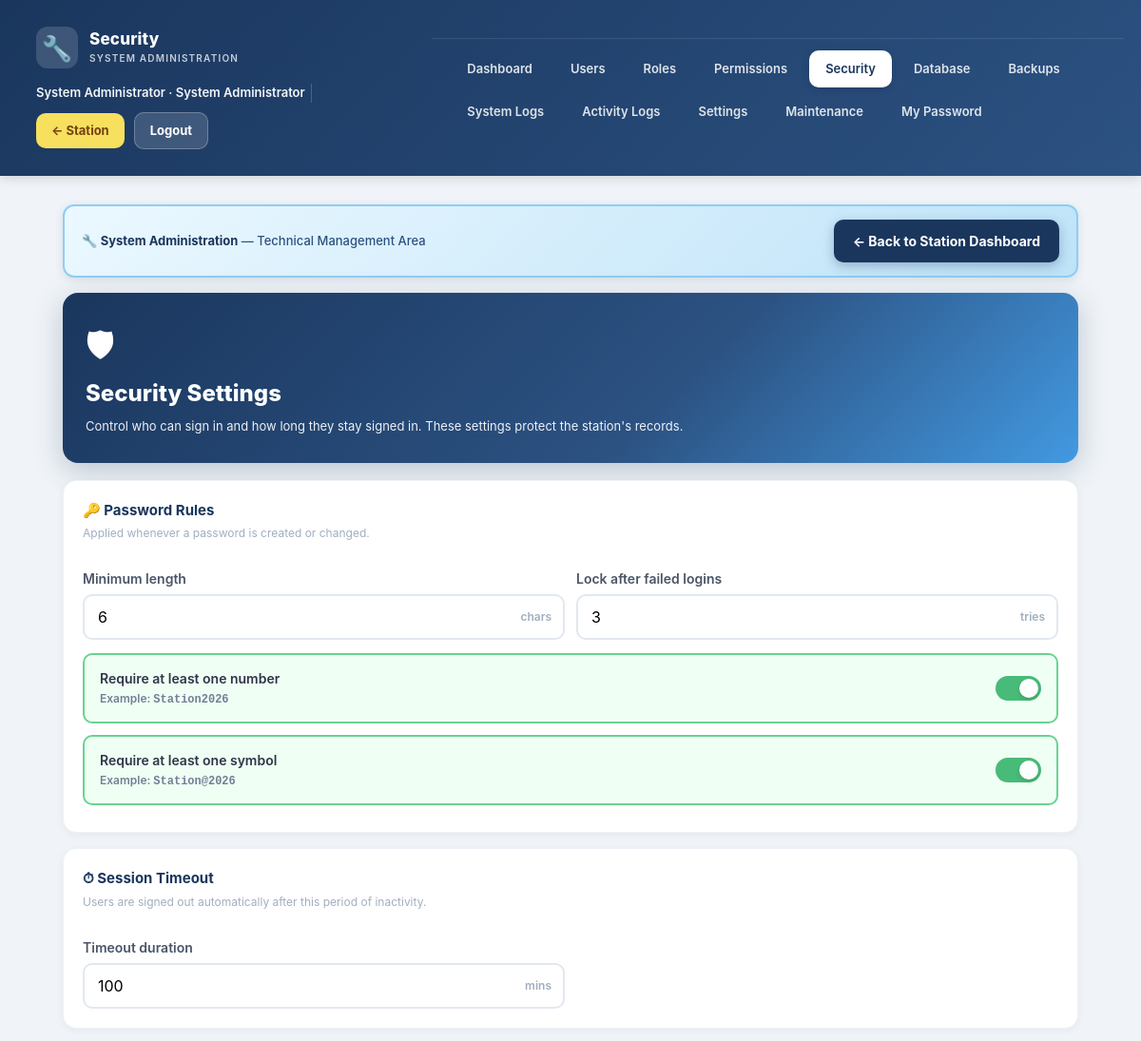
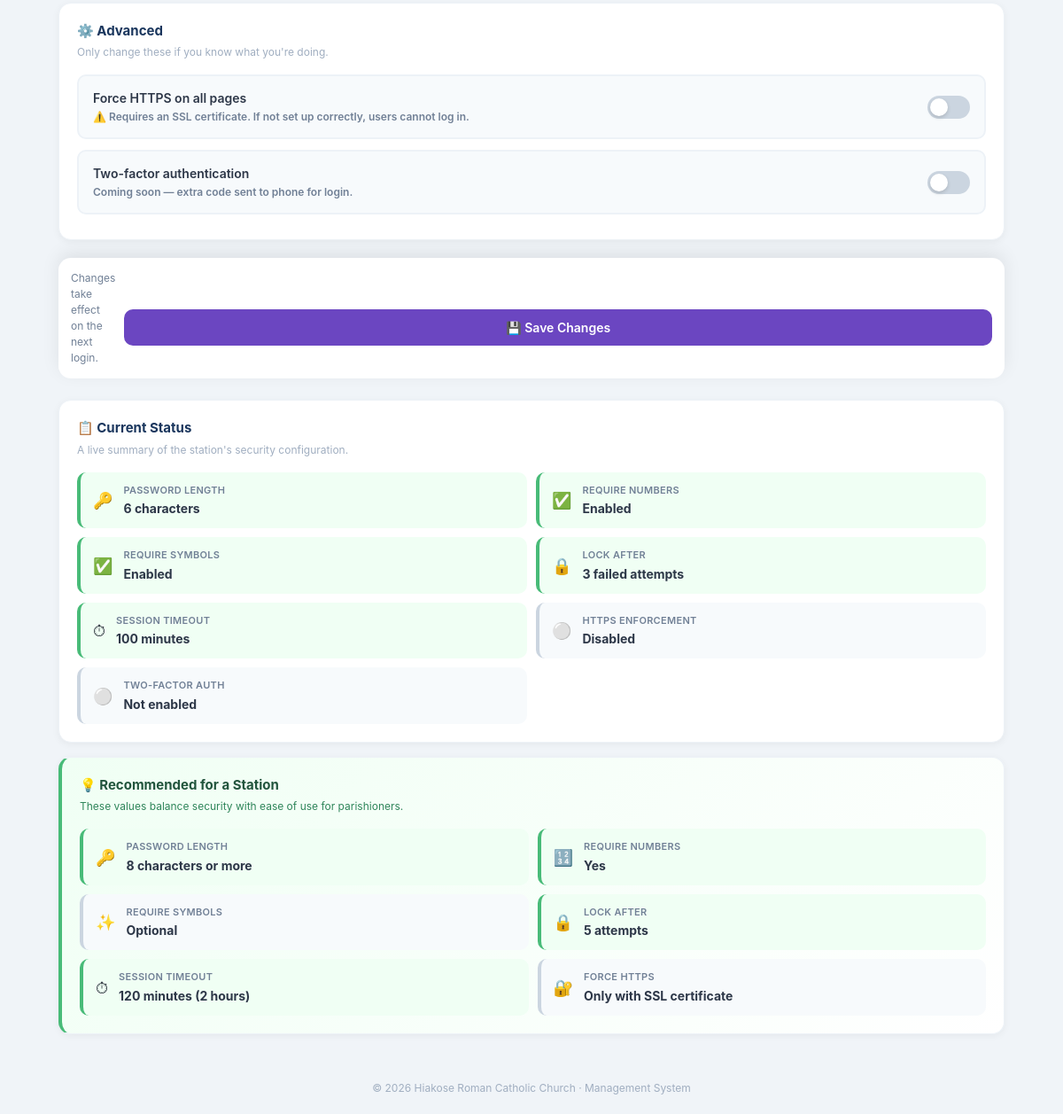
The app's page /admin/security.php (signed in) with its own data (2 pictures, top to bottom).
### tables this page shows
CREATE TABLE `security_settings` (
  `id` int(11) NOT NULL DEFAULT 1,
  `min_password_length` int(11) DEFAULT 6,
  `require_numbers` tinyint(4) DEFAULT 0,
  `require_symbols` tinyint(4) DEFAULT 0,
  `max_login_attempts` int(11) DEFAULT 5,
  `session_timeout_minutes` int(11) DEFAULT 120,
  `force_https` tinyint(4) DEFAULT 0,
  `two_factor_enabled` tinyint(4) DEFAULT 0,
  PRIMARY KEY (`id`)
);

CREATE TABLE `settings` (
  `id` int(11) NOT NULL DEFAULT 1,
  `church_name` varchar(150) DEFAULT 'Roman Catholic Church',
  `currency` varchar(10) DEFAULT 'GH₵',
  `timezone` varchar(60) DEFAULT 'Africa/Accra',
  `default_currency_code` varchar(10) DEFAULT 'GHS',
  PRIMARY KEY (`id`)
);

### config/database.php (called while the page is built, shortened)
<?php
$DB_HOST = 'localhost';
$DB_NAME = 'church_db';
$DB_USER = 'root';
$DB_PASS = '';
try {
    $pdo = new PDO(
        "mysql:host=$DB_HOST;dbname=$DB_NAME;charset=utf8mb4",
        $DB_USER,
        $DB_PASS,
        [
            PDO::ATTR_ERRMODE            => PDO::ERRMODE_EXCEPTION,
            PDO::ATTR_DEFAULT_FETCH_MODE => PDO::FETCH_ASSOC,
            PDO::ATTR_EMULATE_PREPARES   => false,
        ]
    );
} catch (PDOException $e) {
    die("Database connection failed: " . $e->getMessage());
}
$settings = $pdo->query("SELECT * FROM settings WHERE id=1")->fetch();
require_once __DIR__ . '/../includes/functions.php';

### includes/auth.php (called while the page is built, shortened)
<?php
require_once __DIR__ . '/../config/database.php';

### includes/functions.php (called while the page is built, shortened)
<?php
function e($s) { return htmlspecialchars($s ?? '', ENT_QUOTES, 'UTF-8'); }
    ?>

### admin/security.php (the view, shortened to what this page needs)
<?php
require_once __DIR__ . '/../includes/auth.php';
require_once __DIR__ . '/_layout.php';
$s = [];
try {
    $s = $pdo->query("SELECT * FROM security_settings WHERE id=1")->fetch();
} catch (PDOException $e) { $s = []; }
$minLen      = (int)$s['min_password_length'];
$maxTries    = (int)$s['max_login_attempts'];
$timeout     = (int)$s['session_timeout_minutes'];
$forceHttps  = !empty($s['force_https']);
$requireNums = !empty($s['require_numbers']);
$requireSyms = !empty($s['require_symbols']);
$twoFA       = !empty($s['two_factor_enabled']);
?>
<div class="sec-hero">
  <div class="shield">🛡</div>
  <h1>Security Settings</h1>
  <p>Control who can sign in and how long they stay signed in. These settings protect the station's records.</p>
</div>
<form method="post">
  <div class="sec-section">
    <h3>🔑 Password Rules</h3>
    <p class="subtitle">Applied whenever a password is created or changed.</p>
    <div class="grid grid-2">
      <div>
        <label>Minimum length</label>
        <div class="num-wrap">
          <input name="min_password_length" type="number" min="4" max="64"
                 value="<?= $minLen ?>">
          <span class="unit">chars</span>
        </div>
      </div>
      <div>
        <label>Lock after failed logins</label>
        <div class="num-wrap">
          <input name="max_login_attempts" type="number" min="3" max="20"
                 value="<?= $maxTries ?>">
          <span class="unit">tries</span>
        </div>
      </div>
    </div>
    <div style="margin-top:14px;">
      <label class="toggle-row <?= $requireNums ? 'active' : '' ?>">
        <div class="toggle-label">
          <div class="toggle-title">Require at least one number</div>
          <div class="toggle-hint">Example: <code>Station2026</code></div>
        </div>
        <span class="switch"></span>
      </label>
      <label class="toggle-row <?= $requireSyms ? 'active' : '' ?>">
        <div class="toggle-label">
          <div class="toggle-title">Require at least one symbol</div>
          <div class="toggle-hint">Example: <code>Station@2026</code></div>
        </div>
        <span class="switch"></span>
      </label>
    </div>
  </div>
  <div class="sec-section">
    <h3>⏱ Session Timeout</h3>
    <p class="subtitle">Users are signed out automatically after this period of inactivity.</p>
    <div class="grid grid-2">
      <div>
        <label>Timeout duration</label>
        <div class="num-wrap">
          <input name="session_timeout_minutes" type="number" min="15" max="1440"
                 value="<?= $timeout ?>">
          <span class="unit">mins</span>
        </div>
      </div>
    </div>
  </div>
  <div class="sec-section">
    <h3>⚙️ Advanced</h3>
    <p class="subtitle">Only change these if you know what you're doing.</p>
    <label class="toggle-row advanced <?= $forceHttps ? 'active' : '' ?>">
      <div class="toggle-label">
        <div class="toggle-title">Force HTTPS on all pages</div>
        <div class="toggle-hint">⚠️ Requires an SSL certificate. If not set up correctly, users cannot log in.</div>
      </div>
      <span class="switch"></span>
    </label>
    <label class="toggle-row advanced <?= $twoFA ? 'active' : '' ?>">
      <div class="toggle-label">
        <div class="toggle-title">Two-factor authentication</div>
        <div class="toggle-hint">Coming soon — extra code sent to phone for login.</div>
      </div>
      <span class="switch"></span>
    </label>
  </div>
  <div class="save-bar">
    <div class="status-note">Changes take effect on the next login.</div>
    <button class="btn-sm btn-primary" name="save" value="1"
            style="padding:12px 24px;font-size:14px;">
      💾 Save Changes
    </button>
  </div>
</form>
<div class="sec-section" style="margin-top:24px;">
  <h3>📋 Current Status</h3>
  <p class="subtitle">A live summary of the station's security configuration.</p>
  <div class="status-grid">
    <div class="status-item ok">
      <div class="ic">🔑</div>
      <div class="info">
        <div class="lbl">Password Length</div>
        <div class="val"><?= $minLen ?> characters</div>
      </div>
    </div>
    <div class="status-item <?= $requireNums ? 'ok' : 'off' ?>">
      <div class="ic"><?= $requireNums ? '✅' : '⚪' ?></div>
      <div class="info">
        <div class="lbl">Require Numbers</div>
        <div class="val"><?= $requireNums ? 'Enabled' : 'Not required' ?></div>
      </div>
    </div>
    <div class="status-item <?= $requireSyms ? 'ok' : 'off' ?>">
      <div class="ic"><?= $requireSyms ? '✅' : '⚪' ?></div>
      <div class="info">
        <div class="lbl">Require Symbols</div>
        <div class="val"><?= $requireSyms ? 'Enabled' : 'Not required' ?></div>
      </div>
    </div>
    <div class="status-item ok">
      <div class="ic">🔒</div>
      <div class="info">
        <div class="lbl">Lock After</div>
        <div class="val"><?= $maxTries ?> failed attempts</div>
      </div>
    </div>
    <div class="status-item ok">
      <div class="ic">⏱</div>
      <div class="info">
        <div class="lbl">Session Timeout</div>
        <div class="val"><?= $timeout ?> minutes</div>
      </div>
    </div>
    <div class="status-item <?= $forceHttps ? 'ok' : 'off' ?>">
      <div class="ic"><?= $forceHttps ? '🔐' : '⚪' ?></div>
      <div class="info">
        <div class="lbl">HTTPS Enforcement</div>
        <div class="val"><?= $forceHttps ? 'Enabled' : 'Disabled' ?></div>
      </div>
    </div>
    <div class="status-item <?= $twoFA ? 'ok' : 'off' ?>">
      <div class="ic"><?= $twoFA ? '📱' : '⚪' ?></div>
      <div class="info">
        <div class="lbl">Two-Factor Auth</div>
        <div class="val"><?= $twoFA ? 'Enabled (preview)' : 'Not enabled' ?></div>
      </div>
    </div>
  </div>
</div>
<div class="sec-section" style="background:linear-gradient(135deg,#f0fff4,#fff);
                                 border-left:4px solid #48bb78;">
  <h3 style="color:#22543d;">💡 Recommended for a Station</h3>
  <p class="subtitle" style="color:#2f855a;">
    These values balance security with ease of use for parishioners.
  </p>
  <div class="status-grid">
    <div class="status-item ok">
      <div class="ic">🔑</div>
      <div class="info">
        <div class="lbl">Password Length</div>
        <div class="val">8 characters or more</div>
      </div>
    </div>
    <div class="status-item ok">
      <div class="ic">🔢</div>
      <div class="info">
        <div class="lbl">Require Numbers</div>
        <div class="val">Yes</div>
      </div>
    </div>
    <div class="status-item off">
      <div class="ic">✨</div>
      <div class="info">
        <div class="lbl">Require Symbols</div>
        <div class="val">Optional</div>
      </div>
    </div>
    <div class="status-item ok">
      <div class="ic">🔒</div>
      <div class="info">
        <div class="lbl">Lock After</div>
        <div class="val">5 attempts</div>
      </div>
    </div>
    <div class="status-item ok">
      <div class="ic">⏱</div>
      <div class="info">
        <div class="lbl">Session Timeout</div>
        <div class="val">120 minutes (2 hours)</div>
      </div>
    </div>
    <div class="status-item off">
      <div class="ic">🔐</div>
      <div class="info">
        <div class="lbl">Force HTTPS</div>
        <div class="val">Only with SSL certificate</div>
      </div>
    </div>
  </div>
</div>
<?php include __DIR__ . '/../includes/footer.php'; ?>

### includes/footer.php (shortened to what this page needs)
</main>
<footer>
  © <?= 'date'('Y') ?> <?= e($settings['church_name'] ?? 'Church') ?> · Management System
</footer>
</body>
</html>

### assets/css/style.css (style rules this page uses)
* { box-sizing: border-box; margin: 0; padding: 0; -webkit-tap-highlight-color: transparent; }
body { font-family: -apple-system, BlinkMacSystemFont, "Segoe UI", Roboto, sans-serif; background: #f0f4f8; color: #1a202c; font-size: 16px; line-height: 1.5; }
label { display: block; font-size: 14px; font-weight: 600; color: #4a5568; margin: 12px 0 6px; }
input, select, textarea { width: 100%; padding: 12px 14px; font-size: 16px; border: 2px solid #e2e8f0; border-radius: 10px; background: #fff; outline: none; transition: border .2s; font-family: inherit; }
button, .btn-sm { font-family: inherit; font-size: 16px; font-weight: 600; cursor: pointer; border: none; border-radius: 10px; padding: 12px 18px; transition: transform .1s, opacity .2s; display: inline-block; }
.btn-primary { background: #6b46c1; color: #fff; width: 100%; margin-top: 20px; }
.btn-sm { padding: 8px 14px; font-size: 14px; }
.grid { display: grid; gap: 12px; grid-template-columns: 1fr; }
@media (min-width: 600px) { .grid-2 { grid-template-columns: 1fr 1fr; } }
footer { text-align: center; padding: 20px; color: #a0aec0; font-size: 12px; }

### admin/security.php (style rules this page uses)
.sec-hero { background: linear-gradient(135deg,#1a365d 0%,#2c5282 60%,#4299e1 100%); color:#fff; border-radius:16px; padding:28px 24px; margin-bottom:18px; box-shadow:0 8px 30px rgba(26,54,93,0.25); }
.sec-hero h1 { font-size:24px; margin:0 0 6px; font-weight:800; }
.sec-hero p { font-size:13px; opacity:0.92; margin:0; line-height:1.6; }
.sec-hero .shield { display:inline-block; font-size:36px; margin-bottom:6px; }
.sec-section { background:#fff; border-radius:14px; padding:20px; margin-bottom:16px; box-shadow:0 2px 8px rgba(0,0,0,0.05); border:1px solid #edf2f7; }
.sec-section h3 { font-size:15px; color:#1a365d; margin:0 0 4px; font-weight:700; display:flex; align-items:center; gap:8px; }
.sec-section .subtitle { font-size:12px; color:#a0aec0; margin:0 0 16px; line-height:1.5; }
.num-wrap { position:relative; display:flex; align-items:center; }
.num-wrap input { padding-right:60px; }
.num-wrap .unit { position:absolute; right:14px; font-size:12px; color:#a0aec0; font-weight:600; pointer-events:none; }
.toggle-row { display:flex; align-items:center; justify-content:space-between; padding:14px 16px; background:#f7fafc; border-radius:10px; margin-bottom:8px; cursor:pointer; border:2px solid #edf2f7; transition: all 0.15s ease; }
.toggle-row.active { background:#f0fff4; border-color:#68d391; }
.toggle-row .toggle-label { flex:1; min-width:0; }
.toggle-row .toggle-title { font-size:14px; font-weight:600; color:#2d3748; margin-bottom:2px; }
.toggle-row .toggle-hint { font-size:12px; color:#718096; }
.switch { position:relative; width:48px; height:26px; background:#cbd5e0; border-radius:999px; flex-shrink:0; transition: background 0.2s ease; }
.switch::after { content:''; position:absolute; top:3px; left:3px; width:20px; height:20px; background:#fff; border-radius:50%; transition: transform 0.2s ease; box-shadow: 0 2px 4px rgba(0,0,0,0.15); }
input[type="checkbox"]:checked + .switch { background:#48bb78; }
input[type="checkbox"]:checked + .switch::after { transform: translateX(22px); }
.status-grid { display:grid; grid-template-columns:1fr; gap:10px; }
@media (min-width:600px) { .status-grid { grid-template-columns:repeat(2,1fr); } }
.status-item { display:flex; align-items:center; gap:12px; padding:12px 14px; background:#f7fafc; border-radius:10px; border-left:4px solid #cbd5e0; }
.status-item.ok { border-left-color:#48bb78; background:#f0fff4; }
.status-item.off { border-left-color:#cbd5e0; }
.status-item .ic { font-size:18px; flex-shrink:0; }
.status-item .info { flex:1; min-width:0; }
.status-item .lbl { font-size:11px; color:#718096; text-transform:uppercase; font-weight:600; letter-spacing:0.3px; }
.status-item .val { font-size:14px; font-weight:700; color:#2d3748; margin-top:2px; }
.save-bar { position:sticky; bottom:12px; background:#fff; padding:14px; border-radius:14px; box-shadow:0 -6px 20px rgba(0,0,0,0.08); display:flex; gap:10px; align-items:center; justify-content:flex-end; margin-top:20px; z-index:10; }
.save-bar .status-note { flex:1; font-size:12px; color:#718096; }

### records on screen
security_settings: min_password_length "6", max_login_attempts "3", session_timeout_minutes "100"
settings: church_name "Hiakose Roman Catholic Church"

### other values on screen
$pageTitle "Security"
$u['name'] "System Administrator"
$label "Dashboard"
$label "Users"
$label "Roles"
$label "Permissions"
$label "Security"
$label "Database"
$label "Backups"
$label "System Logs"
$label "Activity Logs"
$label "Settings"
$label "Maintenance"
